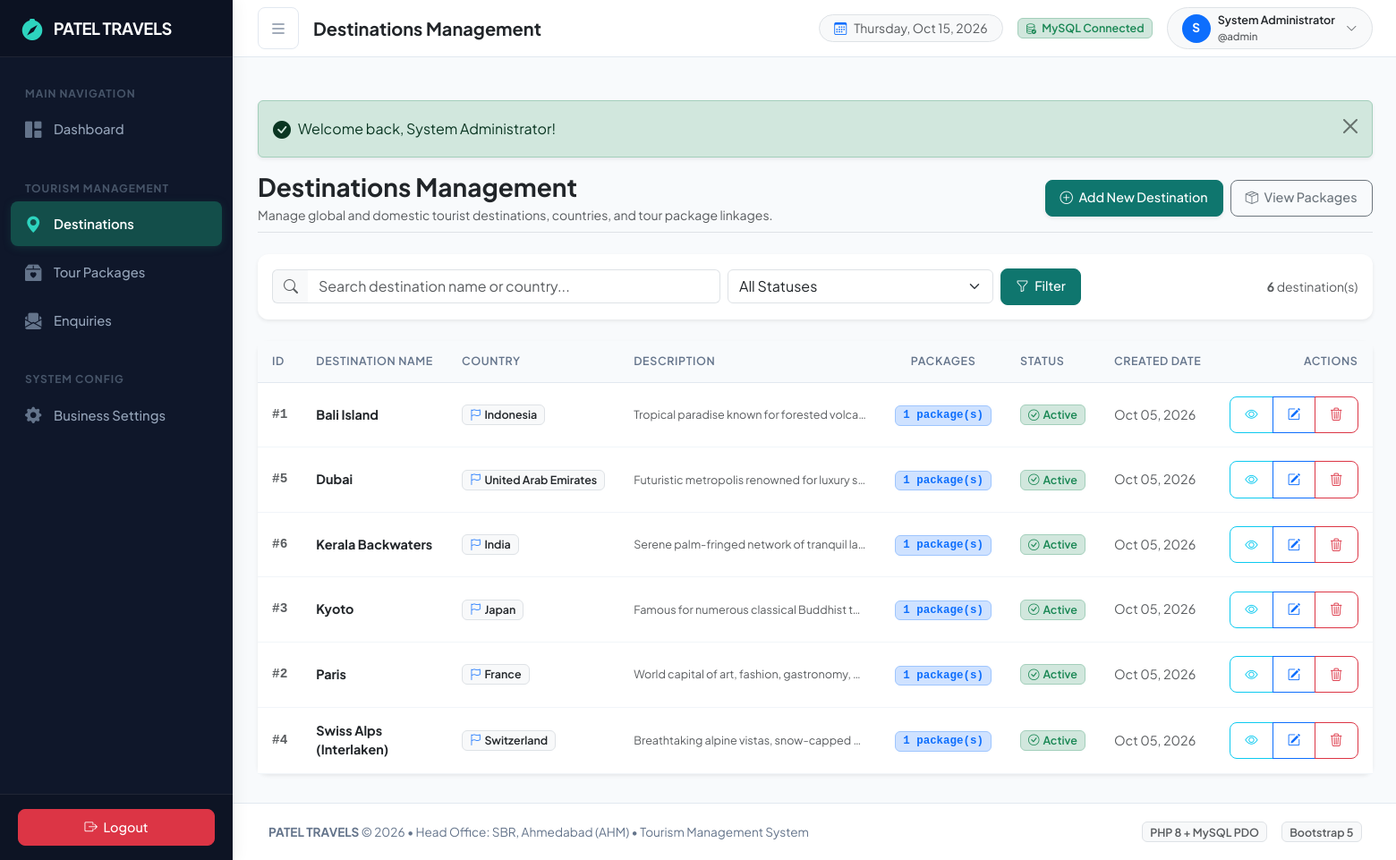
Page /admin/destinations/index.php (signed in) on the committed database.
### tables this page shows
CREATE TABLE `destinations` (
  `destination_id` int NOT NULL AUTO_INCREMENT,
  `destination_name` varchar(100) NOT NULL,
  `country` varchar(100) NOT NULL,
  `description` text,
  `status` enum('active','inactive') DEFAULT 'active',
  `created_at` datetime DEFAULT CURRENT_TIMESTAMP,
  `updated_at` datetime DEFAULT CURRENT_TIMESTAMP ON UPDATE CURRENT_TIMESTAMP,
  PRIMARY KEY (`destination_id`),
  KEY `idx_destination_status` (`status`)
);

### admin/destinations/index.php (the view, shortened to what this page needs)
<?php
require_once __DIR__ . '/../../includes/auth.php';
$pdo = getDBConnection();
$search = trim($_GET['search'] ?? '');
$sql = '
    SELECT d.destination_id, d.destination_name, d.country, d.description, d.status, d.created_at,
           COUNT(p.package_id) AS total_packages
    FROM destinations d
    LEFT JOIN packages p ON d.destination_id = p.destination_id
    WHERE 1=1
';
$params = [];
$sql .= ' GROUP BY d.destination_id, d.destination_name, d.country, d.description, d.status, d.created_at ORDER BY d.destination_name ASC';
$stmt = $pdo->prepare($sql);
$stmt->execute($params);
$destinations = $stmt->fetchAll();
$totalDestinations = count($destinations);
require_once __DIR__ . '/../../includes/header.php';
require_once __DIR__ . '/../../includes/sidebar.php';
require_once __DIR__ . '/../../includes/navbar.php';
?>
<div class="container-fluid p-0">
    <div class="d-flex flex-column flex-md-row align-items-md-center justify-content-between mb-4 pb-2 border-bottom">
        <div>
            <h3 class="fw-bold mb-1 text-dark">Destinations Management</h3>
            <p class="text-muted small mb-0">Manage global and domestic tourist destinations, countries, and tour package linkages.</p>
        </div>
        <div class="mt-3 mt-md-0 d-flex gap-2">
            <a href="<?= url('admin/destinations/create.php') ?>" class="btn btn-primary shadow-sm">
                <i class="bi bi-plus-circle me-1"></i> Add New Destination
            </a>
            <a href="<?= url('admin/packages/index.php') ?>" class="btn btn-outline-secondary">
                <i class="bi bi-box-seam me-1"></i> View Packages
            </a>
        </div>
    </div>
    <div class="card mb-4 border-0 shadow-sm">
        <div class="card-body p-3">
            <form method="GET" action="<?= url('admin/destinations/index.php') ?>" class="row g-2 align-items-center">
                <div class="col-12 col-md-5">
                    <div class="input-group">
                        <span class="input-group-text bg-light border-end-0 text-muted"><i class="bi bi-search"></i></span>
                        <input type="text"
                               name="search"
                               class="form-control border-start-0"
                               placeholder="Search destination name or country..."
                               value="<?= htmlspecialchars($search, ENT_QUOTES, 'UTF-8') ?>">
                    </div>
                </div>
                <div class="col-6 col-md-3">
                    <select name="status" class="form-select">
                        <option value="">All Statuses</option>
                    </select>
                </div>
                <div class="col-6 col-md-4 d-flex gap-2 align-items-center">
                    <button type="submit" class="btn btn-primary px-3">
                        <i class="bi bi-funnel me-1"></i> Filter
                    </button>
                    <span class="ms-auto text-muted small d-none d-sm-inline">
                        <strong><?= $totalDestinations ?></strong> destination(s)
                    </span>
                </div>
            </form>
        </div>
    </div>
    <div class="card border-0 shadow-sm">
        <div class="table-responsive">
            <table class="table table-hover align-middle mb-0">
                <thead>
                    <tr>
                        <th style="width: 70px;">ID</th>
                        <th>Destination Name</th>
                        <th>Country</th>
                        <th>Description</th>
                        <th class="text-center">Packages</th>
                        <th>Status</th>
                        <th>Created Date</th>
                        <th class="text-end" style="min-width: 140px;">Actions</th>
                    </tr>
                </thead>
                <tbody>
                    <?php if (empty($destinations)): ?>
                        <tr>
                            <td colspan="8" class="text-center py-5 text-muted">
                                <i class="bi bi-geo-alt fs-1 d-block mb-2 text-muted"></i>
                                <h6 class="fw-bold text-dark">No Destinations Found</h6>
                                <p class="small text-muted mb-3">No destination records match your filter criteria.</p>
                                <a href="<?= url('admin/destinations/create.php') ?>" class="btn btn-sm btn-primary">
                                    <i class="bi bi-plus-lg me-1"></i> Add Destination Now
                                </a>
                            </td>
                        </tr>
                    <?php else: ?>
                        <?php foreach ($destinations as $dest): ?>
                            <?php
                            $destId = (int)$dest['destination_id'];
                            $destName = $dest['destination_name'];
                            $destCountry = $dest['country'];
                            $pkgCount = (int)$dest['total_packages'];
                            ?>
                            <tr>
                                <td class="fw-bold font-monospace text-muted small">
                                    #<?= $destId ?>
                                </td>
                                <td>
                                    <a href="<?= url('admin/destinations/view.php?id=' . $destId) ?>" class="fw-bold text-dark text-decoration-none">
                                        <?= htmlspecialchars($destName, ENT_QUOTES, 'UTF-8') ?>
                                    </a>
                                </td>
                                <td>
                                    <span class="badge bg-light text-dark border px-2 py-1">
                                        <i class="bi bi-flag me-1 text-primary"></i><?= htmlspecialchars($destCountry, ENT_QUOTES, 'UTF-8') ?>
                                    </span>
                                </td>
                                <td>
                                    <div class="text-muted small text-truncate" style="max-width: 260px;" title="<?= htmlspecialchars($dest['description'] ?? '', ENT_QUOTES, 'UTF-8') ?>">
                                        <?= htmlspecialchars($dest['description'] ?? 'No description provided.', ENT_QUOTES, 'UTF-8') ?>
                                    </div>
                                </td>
                                <td class="text-center">
                                    <?php if ($pkgCount > 0): ?>
                                        <a href="<?= url('admin/destinations/view.php?id=' . $destId) ?>" class="badge bg-primary-subtle text-primary border border-primary-subtle text-decoration-none font-monospace px-2 py-1" title="View linked tour packages">
                                            <?= $pkgCount ?> package(s)
                                        </a>
                                    <?php else: ?>
                                        <span class="badge bg-light text-muted border font-monospace px-2 py-1">0 packages</span>
                                    <?php endif; ?>
                                </td>
                                <td>
                                    <?= get_status_badge($dest['status']) ?>
                                </td>
                                <td class="small text-muted">
                                    <?= format_date($dest['created_at']) ?>
                                </td>
                                <td class="text-end">
                                    <div class="btn-group btn-group-sm" role="group">
                                        <a href="<?= url('admin/destinations/view.php?id=' . $destId) ?>"
                                           class="btn btn-outline-info"
                                           title="View Details">
                                            <i class="bi bi-eye"></i>
                                        </a>
                                        <a href="<?= url('admin/destinations/edit.php?id=' . $destId) ?>"
                                           class="btn btn-outline-primary"
                                           title="Edit Destination">
                                            <i class="bi bi-pencil-square"></i>
                                        </a>
                                        <button type="button"
                                                class="btn btn-outline-danger btn-delete-destination"
                                                data-bs-toggle="modal"
                                                data-bs-target="#deleteConfirmModal"
                                                data-id="<?= $destId ?>"
                                                data-name="<?= htmlspecialchars($destName, ENT_QUOTES, 'UTF-8') ?>"
                                                data-country="<?= htmlspecialchars($destCountry, ENT_QUOTES, 'UTF-8') ?>"
                                                data-packages="<?= $pkgCount ?>"
                                                title="Delete or Deactivate Destination">
                                            <i class="bi bi-trash3"></i>
                                        </button>
                                    </div>
                                </td>
                            </tr>
                        <?php endforeach; ?>
                    <?php endif; ?>
                </tbody>
            </table>
        </div>
    </div>
</div>
<?php
require_once __DIR__ . '/../../includes/footer.php';
?>

### includes/auth.php (shortened to what this page needs)
<?php
function url(string $path = ''): string
{
    $cleanPath = ltrim($path, '/');
    return BASE_PATH . '/' . $cleanPath;
}
function get_flash_message(): ?array
{
    if (isset($_SESSION['flash_message'])) {
        $msg = $_SESSION['flash_message'];
        return $msg;
    }
    return null;
}
function render_flash_message(): void
{
    $flash = get_flash_message();
    $type = htmlspecialchars($flash['type'], ENT_QUOTES, 'UTF-8');
    $message = htmlspecialchars($flash['message'], ENT_QUOTES, 'UTF-8');
    $icon = match ($flash['type']) {
        'success' => 'bi-check-circle-fill',
        'danger'  => 'bi-exclamation-octagon-fill',
        'warning' => 'bi-exclamation-triangle-fill',
        default   => 'bi-info-circle-fill',
    };
    echo <<<HTML
    <div class="alert alert-{$type} alert-dismissible fade show d-flex align-items-center shadow-sm my-3" role="alert">
        <i class="bi {$icon} me-2 fs-5"></i>
        <div>{$message}</div>
        <button type="button" class="btn-close" data-bs-dismiss="alert" aria-label="Close"></button>
    </div>
HTML;
}
function format_date(?string $dateStr, string $format = 'M d, Y'): string
{
    $timestamp = strtotime($dateStr);
    return $timestamp ? date($format, $timestamp) : 'N/A';
}
function get_status_badge(string $status): string
{
    $statusLower = strtolower(trim($status));
    return match ($statusLower) {
        'confirmed', 'active' => '<span class="badge bg-success-subtle text-success border border-success-subtle px-2 py-1"><i class="bi bi-check-circle me-1"></i>' . ucfirst($statusLower) . '</span>',
        'pending'             => '<span class="badge bg-warning-subtle text-warning-emphasis border border-warning-subtle px-2 py-1"><i class="bi bi-clock-history me-1"></i>' . ucfirst($statusLower) . '</span>',
        'cancelled', 'inactive' => '<span class="badge bg-danger-subtle text-danger border border-danger-subtle px-2 py-1"><i class="bi bi-x-circle me-1"></i>' . ucfirst($statusLower) . '</span>',
        'sold_out'            => '<span class="badge bg-secondary-subtle text-secondary border border-secondary-subtle px-2 py-1"><i class="bi bi-slash-circle me-1"></i>Sold Out</span>',
        default               => '<span class="badge bg-light text-dark border px-2 py-1">' . htmlspecialchars(ucfirst($status), ENT_QUOTES, 'UTF-8') . '</span>',
    };
}

### assets/css/style.css (style rules this page uses)
:root { --primary-color: #0f766e; --primary-hover: #115e59; --primary-light: #ccfbf1; --secondary-color: #3b82f6; --sidebar-bg: #0f172a; --sidebar-hover: #1e293b; --sidebar-active: #134e4a; --sidebar-text: #94a3b8; --sidebar-text-active: #ffffff; --body-bg: #f8fafc; --card-bg: #ffffff; --text-main: #1e293b; --text-muted: #64748b; --border-color: #e2e8f0; --sidebar-width: 260px; --topbar-height: 64px; }
body { font-family: 'Plus Jakarta Sans', system-ui, -apple-system, BlinkMacSystemFont, 'Segoe UI', Roboto, Oxygen, Ubuntu, Cantarell, sans-serif; background-color: var(--body-bg); color: var(--text-main); min-height: 100vh; overflow-x: hidden; }
.card { background-color: var(--card-bg); border: 1px solid var(--border-color); border-radius: 12px; box-shadow: 0 1px 3px rgba(0, 0, 0, 0.04), 0 1px 2px rgba(0, 0, 0, 0.02); transition: box-shadow 0.2s ease, transform 0.2s ease; }
.table { margin-bottom: 0; }
.table th { font-size: 0.78rem; text-transform: uppercase; letter-spacing: 0.05em; font-weight: 600; color: var(--text-muted); background-color: #f8fafc; border-bottom: 1px solid var(--border-color); padding: 0.85rem 1rem; white-space: nowrap; }
.table td { padding: 0.95rem 1rem; vertical-align: middle; font-size: 0.9rem; border-bottom: 1px solid #f1f5f9; }
.badge { font-weight: 600; font-size: 0.78rem; border-radius: 6px; }
.btn { border-radius: 8px; font-weight: 500; padding: 0.55rem 1rem; font-size: 0.9rem; transition: all 0.15s ease-in-out; }
.btn-primary { background-color: var(--primary-color); border-color: var(--primary-color); }

### rows in the picture
destinations: destination_id "1", destination_name "Bali Island", country "Indonesia", description "Tropical paradise known for forested volca…", pkgCount "1", status "Active", created_at "Oct 05, 2026"
destinations: destination_id "5", destination_name "Dubai", country "United Arab Emirates", description "Futuristic metropolis renowned for luxury s…", pkgCount "1", status "Active", created_at "Oct 05, 2026"
destinations: destination_id "6", destination_name "Kerala Backwaters", country "India", description "Serene palm-fringed network of tranquil la…", pkgCount "1", status "Active", created_at "Oct 05, 2026"
destinations: destination_id "3", destination_name "Kyoto", country "Japan", description "Famous for numerous classical Buddhist t…", pkgCount "1", status "Active", created_at "Oct 05, 2026"
destinations: destination_id "2", destination_name "Paris", country "France", description "World capital of art, fashion, gastronomy,…", pkgCount "1", status "Active", created_at "Oct 05, 2026"
destinations: destination_id "4", destination_name "Swiss Alps (Interlaken)", country "Switzerland", description "Breathtaking alpine vistas, snow-capped…", pkgCount "1", status "Active", created_at "Oct 05, 2026"

### other values in the picture
$navTitle "Destinations Management"
substr($adminName, 0, 1) "S"
$adminName "System Administrator"
$adminUser "admin"
$message "Welcome back, System Administrator!"
$totalDestinations "6"
